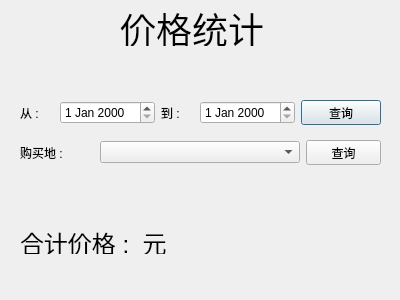
<?xml version="1.0" encoding="UTF-8"?>
<ui version="4.0">
 <class>cashDialog</class>
 <widget class="QDialog" name="cashDialog">
  <property name="geometry">
   <rect>
    <x>0</x>
    <y>0</y>
    <width>400</width>
    <height>300</height>
   </rect>
  </property>
  <property name="windowTitle">
   <string>Dialog</string>
  </property>
  <widget class="QLabel" name="label_11">
   <property name="geometry">
    <rect>
     <x>120</x>
     <y>10</y>
     <width>144</width>
     <height>36</height>
    </rect>
   </property>
   <property name="font">
    <font>
     <pointsize>27</pointsize>
    </font>
   </property>
   <property name="text">
    <string>价格统计</string>
   </property>
  </widget>
  <widget class="QWidget" name="layoutWidget">
   <property name="geometry">
    <rect>
     <x>20</x>
     <y>100</y>
     <width>361</width>
     <height>25</height>
    </rect>
   </property>
   <layout class="QHBoxLayout" name="horizontalLayout">
    <item>
     <widget class="QLabel" name="label_2">
      <property name="text">
       <string>从 : </string>
      </property>
     </widget>
    </item>
    <item>
     <widget class="QDateEdit" name="dateEdit"/>
    </item>
    <item>
     <widget class="QLabel" name="label_3">
      <property name="text">
       <string>到 : </string>
      </property>
     </widget>
    </item>
    <item>
     <widget class="QDateEdit" name="dateEdit_2"/>
    </item>
    <item>
     <widget class="QPushButton" name="pushButton">
      <property name="text">
       <string>查询</string>
      </property>
     </widget>
    </item>
   </layout>
  </widget>
  <widget class="QLabel" name="label_4">
   <property name="geometry">
    <rect>
     <x>20</x>
     <y>230</y>
     <width>361</width>
     <height>24</height>
    </rect>
   </property>
   <property name="font">
    <font>
     <pointsize>18</pointsize>
    </font>
   </property>
   <property name="text">
    <string>合计价格 :  元</string>
   </property>
  </widget>
  <widget class="QWidget" name="layoutWidget_2">
   <property name="geometry">
    <rect>
     <x>20</x>
     <y>140</y>
     <width>361</width>
     <height>25</height>
    </rect>
   </property>
   <layout class="QHBoxLayout" name="horizontalLayout_2">
    <item>
     <widget class="QLabel" name="label_5">
      <property name="text">
       <string>购买地 : </string>
      </property>
     </widget>
    </item>
    <item>
     <widget class="QComboBox" name="comboBox">
      <property name="minimumSize">
       <size>
        <width>200</width>
        <height>0</height>
       </size>
      </property>
      <property name="maximumSize">
       <size>
        <width>200</width>
        <height>16777215</height>
       </size>
      </property>
     </widget>
    </item>
    <item>
     <widget class="QPushButton" name="pushButton_2">
      <property name="minimumSize">
       <size>
        <width>75</width>
        <height>0</height>
       </size>
      </property>
      <property name="maximumSize">
       <size>
        <width>75</width>
        <height>16777215</height>
       </size>
      </property>
      <property name="text">
       <string>查询</string>
      </property>
     </widget>
    </item>
   </layout>
  </widget>
 </widget>
 <resources/>
 <connections/>
</ui>
